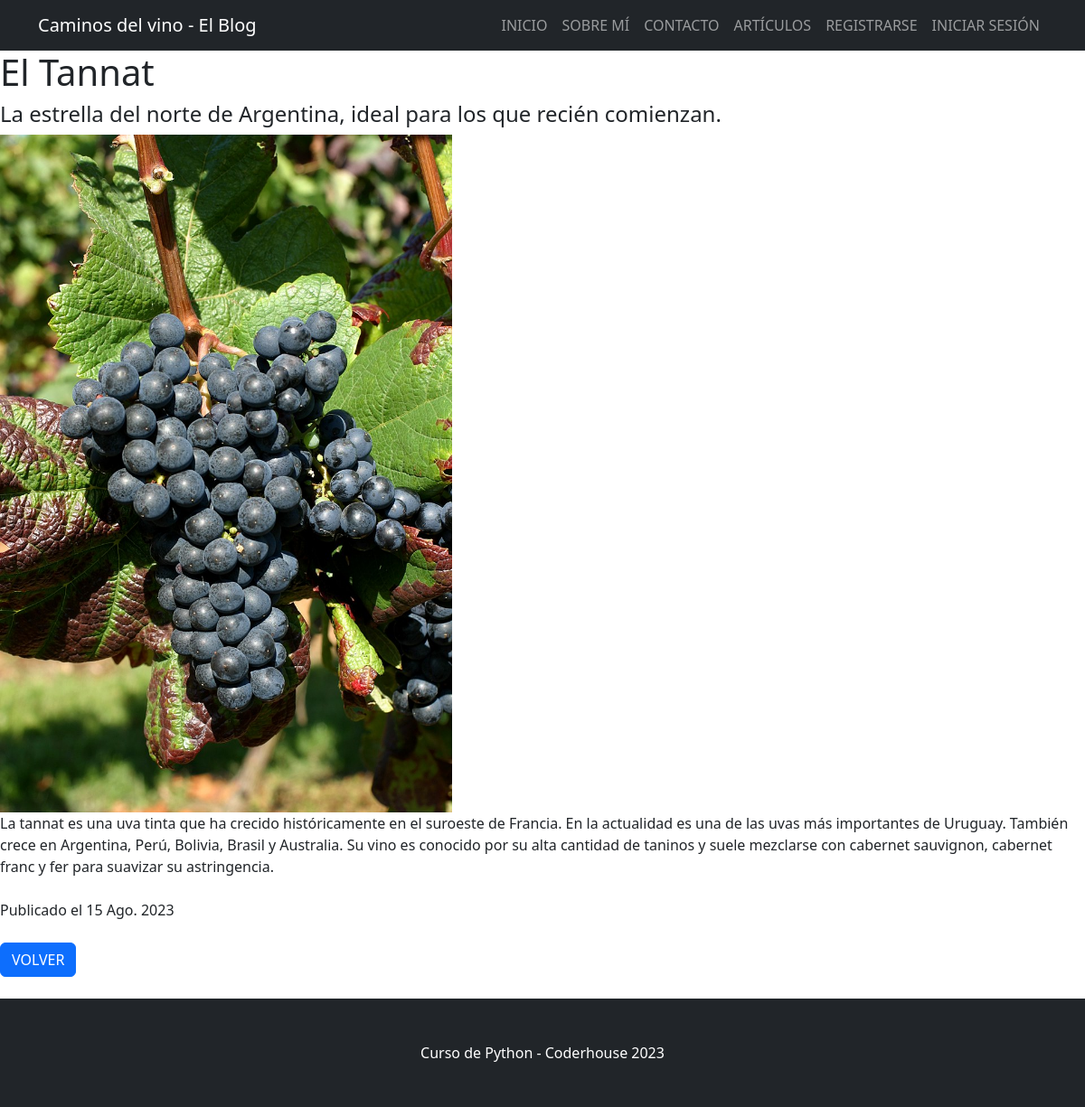
/articulos/entradas/2/, run on the app's committed database.
### blog/models.py (models this page shows, shortened)
class Articulo(models.Model):
    titulo = models.CharField(max_length=256)
    subtitulo = models.CharField(max_length=256)
    cuerpo = models.TextField(blank=True)
    autor = models.ForeignKey(User, on_delete=models.CASCADE, null=True)
    fecha = models.DateField(auto_now_add=True)
    imagen = models.ImageField(upload_to="entradas/", null="True", blank=True)

### blog/views.py (the view)
# urls.py: path("entradas/<int:pk>/", ArticuloDetailView.as_view(), name="ver_articulo"),
class ArticuloDetailView(DetailView):
    model = Articulo

### blog/templates/blog/articulo_detail.html (shortened to what this page needs)
{% extends "base.html" %}
{% block contenido %}
<h1>{{ object.titulo }}</h1>
<h4>{{ object.subtitulo }}</h4>
{% if object.imagen %}
<img src="{{ object.imagen.url }}" alt="{{ object.titulo }}" width="500">
{% endif %}
<br>
{{object.cuerpo}}
<br><br>
Publicado el {{ object.fecha }}
<br><br>
<a class="btn btn-primary" href="{% url 'lista_articulos' %}" type="button">VOLVER</a>
<br><br>
{% endblock contenido %}

### data on the page
Articulo: titulo "El Tannat", subtitulo "La estrella del norte de Argentina, ideal para los que recién comienzan.", imagen (picture), cuerpo "La tannat es una uva tinta que ha crecido históricamente en el suroeste de Francia. En la actualidad es una de las uvas más importantes de Uruguay. También crece en Argentina, Perú, Bolivia, Brasil y Australia. Su vino es conocido por su alta cantidad de taninos y suele mezclarse con cabernet sauvignon, cabernet franc y fer para suavizar su astringencia.", fecha "15 Ago. 2023"
